Frame 1 (no input): blank canvas, image omitted
Frame 60 (the mouse pressed at the canvas centre just before this capture): blank canvas, image omitted
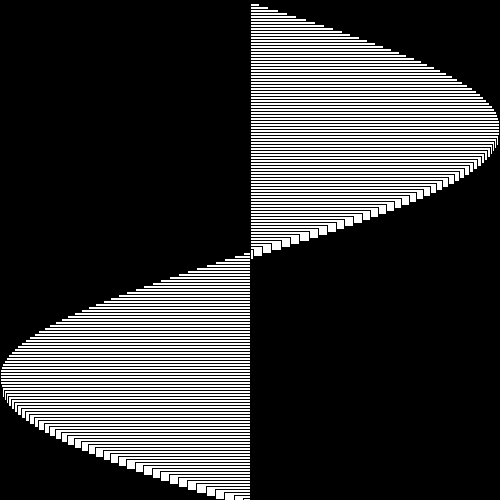
Frame 120 (the mouse held since frame 60 and released just before this capture)

The Processing sketch whose frames 1 and 60 were blank and that drew this single picture after the mouse press (run headless with seeded random() and noise(); from frame 60 on, the mouse is pressed at the canvas centre):

// Processing sketch: sine
// ── sine.pde


void setup() {
  size(500,500);
  smooth();
}

void draw() {
  background(0);
  for (int i = 0; i <= height; i+= width/150) { 
    fill(255);
    stroke(0);
    rect(width/2, i, mouseX * sin(map(i, 0, height, 0, TWO_PI)), width/50);
  }
}
